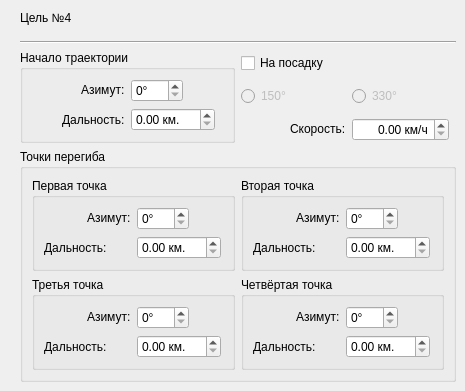
    <widget class="QWidget" name="page_6">
     <widget class="QWidget" name="layoutWidget_5">
      <property name="geometry">
       <rect>
        <x>20</x>
        <y>0</y>
        <width>436</width>
        <height>382</height>
       </rect>
      </property>
      <layout class="QGridLayout" name="LayoutTarget4">
       <item row="0" column="0" alignment="Qt::AlignLeft">
        <widget class="QLabel" name="LabelTarget4">
         <property name="text">
          <string>Цель №4</string>
         </property>
        </widget>
       </item>
       <item row="1" column="0">
        <widget class="Line" name="Line4">
         <property name="orientation">
          <enum>Qt::Horizontal</enum>
         </property>
        </widget>
       </item>
       <item row="2" column="0">
        <layout class="QGridLayout" name="LayoutTrajectoryStart4">
         <item row="0" column="0">
          <widget class="QGroupBox" name="TargetStart4">
           <property name="title">
            <string>Начало траектории</string>
           </property>
           <layout class="QGridLayout" name="gridLayout_6">
            <item row="0" column="0">
             <layout class="QGridLayout" name="LayoutAzimuthRangeStart4">
              <item row="0" column="0" alignment="Qt::AlignRight|Qt::AlignVCenter">
               <widget class="QLabel" name="LabelTargetAzimuthStart4">
                <property name="text">
                 <string>Азимут:</string>
                </property>
               </widget>
              </item>
              <item row="0" column="1" alignment="Qt::AlignLeft|Qt::AlignVCenter">
               <widget class="QSpinBox" name="TargetAzimuthStart4">
                <property name="suffix">
                 <string>°</string>
                </property>
                <property name="maximum">
                 <number>360</number>
                </property>
               </widget>
              </item>
              <item row="1" column="1" alignment="Qt::AlignLeft|Qt::AlignVCenter">
               <widget class="QDoubleSpinBox" name="TargetRangeStart4">
                <property name="suffix">
                 <string> км.</string>
                </property>
                <property name="maximum">
                 <double>150.000000000000000</double>
                </property>
               </widget>
              </item>
              <item row="1" column="0" alignment="Qt::AlignRight">
               <widget class="QLabel" name="LabelTargetRangeStart4">
                <property name="text">
                 <string>Дальность:</string>
                </property>
               </widget>
              </item>
             </layout>
            </item>
           </layout>
          </widget>
         </item>
         <item row="0" column="1">
          <layout class="QGridLayout" name="LayoutOptions4">
           <item row="1" column="0">
            <layout class="QGridLayout" name="LayoutSide4">
             <item row="0" column="0" alignment="Qt::AlignLeft|Qt::AlignVCenter">
              <widget class="QRadioButton" name="TargetGoHome1504">
               <property name="enabled">
                <bool>false</bool>
               </property>
               <property name="text">
                <string>150°</string>
               </property>
              </widget>
             </item>
             <item row="0" column="1" alignment="Qt::AlignLeft|Qt::AlignVCenter">
              <widget class="QRadioButton" name="TargetGoHome3304">
               <property name="enabled">
                <bool>false</bool>
               </property>
               <property name="text">
                <string>330°</string>
               </property>
              </widget>
             </item>
            </layout>
           </item>
           <item row="0" column="0" alignment="Qt::AlignLeft|Qt::AlignVCenter">
            <widget class="QCheckBox" name="TargetGoHome4">
             <property name="cursor">
              <cursorShape>PointingHandCursor</cursorShape>
             </property>
             <property name="text">
              <string>На посадку</string>
             </property>
            </widget>
           </item>
           <item row="2" column="0">
            <layout class="QGridLayout" name="LayoutSpeed4">
             <item row="0" column="1" alignment="Qt::AlignLeft|Qt::AlignVCenter">
              <widget class="QDoubleSpinBox" name="TargetSpeed4">
               <property name="alignment">
                <set>Qt::AlignRight|Qt::AlignTrailing|Qt::AlignVCenter</set>
               </property>
               <property name="suffix">
                <string> км/ч</string>
               </property>
               <property name="maximum">
                <double>1200.000000000000000</double>
               </property>
              </widget>
             </item>
             <item row="0" column="0" alignment="Qt::AlignRight|Qt::AlignVCenter">
              <widget class="QLabel" name="LabelSpeedTarget4">
               <property name="text">
                <string>Скорость:</string>
               </property>
              </widget>
             </item>
            </layout>
           </item>
          </layout>
         </item>
        </layout>
       </item>
       <item row="3" column="0">
        <widget class="QGroupBox" name="TargetExtremums4">
         <property name="title">
          <string>Точки перегиба</string>
         </property>
         <layout class="QGridLayout" name="gridLayout_31">
          <item row="0" column="0">
           <widget class="QGroupBox" name="TargetExtremumFirst4">
            <property name="title">
             <string>Первая точка</string>
            </property>
            <layout class="QGridLayout" name="gridLayout_32">
             <item row="0" column="0">
              <layout class="QGridLayout" name="LayoutExtremumFirst4">
               <item row="0" column="0" alignment="Qt::AlignRight|Qt::AlignVCenter">
                <widget class="QLabel" name="LabelTargetAzimuthExtremumFirst4">
                 <property name="text">
                  <string>Азимут:</string>
                 </property>
                </widget>
               </item>
               <item row="0" column="1" alignment="Qt::AlignLeft|Qt::AlignVCenter">
                <widget class="QSpinBox" name="TargetAzimuthExtremumFirst4">
                 <property name="suffix">
                  <string>°</string>
                 </property>
                 <property name="maximum">
                  <number>360</number>
                 </property>
                </widget>
               </item>
               <item row="1" column="0">
                <widget class="QLabel" name="LabelTargetRangeExtremumFirst4">
                 <property name="text">
                  <string>Дальность:</string>
                 </property>
                </widget>
               </item>
               <item row="1" column="1" alignment="Qt::AlignLeft|Qt::AlignVCenter">
                <widget class="QDoubleSpinBox" name="TargetRangeExtremumFirst4">
                 <property name="suffix">
                  <string> км.</string>
                 </property>
                 <property name="maximum">
                  <double>150.000000000000000</double>
                 </property>
                </widget>
               </item>
              </layout>
             </item>
            </layout>
           </widget>
          </item>
          <item row="0" column="1">
           <widget class="QGroupBox" name="TargetExtremumSecond4">
            <property name="title">
             <string>Вторая точка</string>
            </property>
            <layout class="QGridLayout" name="gridLayout_33">
             <item row="0" column="0">
              <layout class="QGridLayout" name="LayoutExtremumSecond4">
               <item row="0" column="0" alignment="Qt::AlignRight|Qt::AlignVCenter">
                <widget class="QLabel" name="LabelTargetAzimuthExtremumSecond4">
                 <property name="text">
                  <string>Азимут:</string>
                 </property>
                </widget>
               </item>
               <item row="0" column="1" alignment="Qt::AlignLeft|Qt::AlignVCenter">
                <widget class="QSpinBox" name="TargetAzimuthExtremumSecond4">
                 <property name="suffix">
                  <string>°</string>
                 </property>
                 <property name="maximum">
                  <number>360</number>
                 </property>
                </widget>
               </item>
               <item row="1" column="0">
                <widget class="QLabel" name="LabelTargetRangeExtremumSecond4">
                 <property name="text">
                  <string>Дальность:</string>
                 </property>
                </widget>
               </item>
               <item row="1" column="1" alignment="Qt::AlignLeft|Qt::AlignVCenter">
                <widget class="QDoubleSpinBox" name="TargetRangeExtremumSecond4">
                 <property name="suffix">
                  <string> км.</string>
                 </property>
                 <property name="maximum">
                  <double>150.000000000000000</double>
                 </property>
                </widget>
               </item>
              </layout>
             </item>
            </layout>
           </widget>
          </item>
          <item row="1" column="0">
           <widget class="QGroupBox" name="TargetExtremumThird4">
            <property name="title">
             <string>Третья точка</string>
            </property>
            <layout class="QGridLayout" name="gridLayout_34">
             <item row="0" column="0">
              <layout class="QGridLayout" name="LayoutExtremumThird4">
               <item row="0" column="0" alignment="Qt::AlignRight|Qt::AlignVCenter">
                <widget class="QLabel" name="LabelTargetAzimuthExtremumThird4">
                 <property name="text">
                  <string>Азимут:</string>
                 </property>
                </widget>
               </item>
               <item row="0" column="1" alignment="Qt::AlignLeft|Qt::AlignVCenter">
                <widget class="QSpinBox" name="TargetAzimuthExtremumThird4">
                 <property name="suffix">
                  <string>°</string>
                 </property>
                 <property name="maximum">
                  <number>360</number>
                 </property>
                </widget>
               </item>
               <item row="1" column="0">
                <widget class="QLabel" name="LabelTargetRangeExtremumThird4">
                 <property name="text">
                  <string>Дальность:</string>
                 </property>
                </widget>
               </item>
               <item row="1" column="1" alignment="Qt::AlignLeft|Qt::AlignVCenter">
                <widget class="QDoubleSpinBox" name="TargetRangeExtremumThird4">
                 <property name="suffix">
                  <string> км.</string>
                 </property>
                 <property name="maximum">
                  <double>150.000000000000000</double>
                 </property>
                </widget>
               </item>
              </layout>
             </item>
            </layout>
           </widget>
          </item>
          <item row="1" column="1">
           <widget class="QGroupBox" name="TargetExtremumFourth4">
            <property name="title">
             <string>Четвёртая точка</string>
            </property>
            <layout class="QGridLayout" name="gridLayout_35">
             <item row="0" column="0">
              <layout class="QGridLayout" name="LayoutExtremumFourth4">
               <item row="1" column="0">
                <widget class="QLabel" name="LabelTargetRangeExtremumFourth4">
                 <property name="text">
                  <string>Дальность:</string>
                 </property>
                </widget>
               </item>
               <item row="0" column="1" alignment="Qt::AlignLeft|Qt::AlignVCenter">
                <widget class="QSpinBox" name="TargetAzimuthExtremumFourth4">
                 <property name="suffix">
                  <string>°</string>
                 </property>
                 <property name="maximum">
                  <number>360</number>
                 </property>
                </widget>
               </item>
               <item row="0" column="0" alignment="Qt::AlignRight|Qt::AlignVCenter">
                <widget class="QLabel" name="LabelTargetAzimuthExtremumFourth4">
                 <property name="text">
                  <string>Азимут:</string>
                 </property>
                </widget>
               </item>
               <item row="1" column="1" alignment="Qt::AlignLeft|Qt::AlignVCenter">
                <widget class="QDoubleSpinBox" name="TargetRangeExtremumFourth4">
                 <property name="suffix">
                  <string> км.</string>
                 </property>
                 <property name="maximum">
                  <double>150.000000000000000</double>
                 </property>
                </widget>
               </item>
              </layout>
             </item>
            </layout>
           </widget>
          </item>
         </layout>
        </widget>
       </item>
      </layout>
     </widget>
    </widget>
